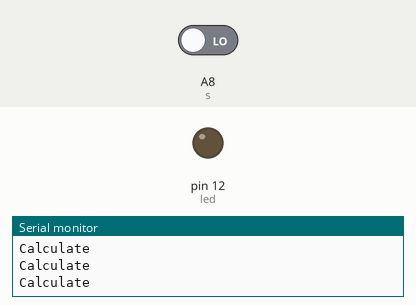
A sketch run on a simulated Arduino Mega 2560, built with avr-gcc and run on an emulated ATmega2560. Parts: output pins drawn as LEDs (lit = HIGH), the last lines printed to the serial monitor. The inputs (shaded band) are chosen by the test bench; at power-on: A8 (s) LOW.

Above: at 1.2 s.
1.3 s: A8 (s) driven HIGH
At 2.3 s:
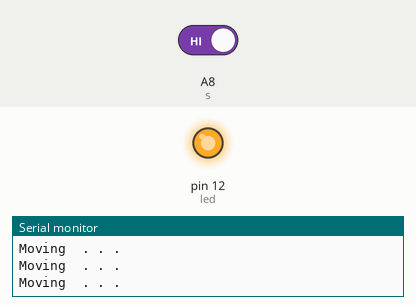
2.8 s: A8 (s) driven LOW
At 3.5 s:
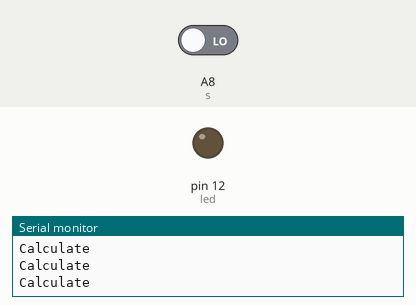
Timing chart, 0 to 5.8 s (numbered marks = the images above; inputs shaded):
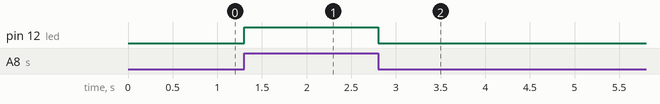

Measured:
- after the input at 1.3 s, pin 12 (led): LOW → HIGH at once
- after the input at 2.8 s, pin 12 (led): HIGH → LOW at once

The sketch:

PIR_Motion_Sensor.ino
```cpp
const int s=A8;
const int led=12;

void setup() {
  // put your setup code here, to run once:
  pinMode(s,INPUT);
  pinMode(led,OUTPUT);
  Serial.begin(9600);
}

void loop() {
  // put your main code here, to run repeatedly:
  if(digitalRead(s)){
    Serial.println("Moving  . . .");
    digitalWrite(led,1);
  }
  else{
    Serial.println("Calculate");
    digitalWrite(led,0);
  }
  delay(100);
}
```
